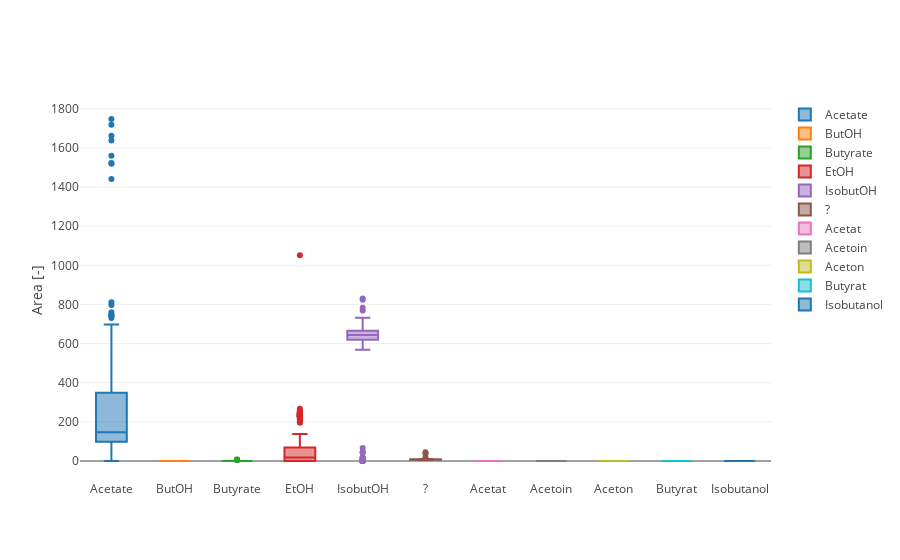

Notebook source saved alongside this figure:
### Code cell
py.iplot(boxplot_from_df(newPeaks, "Area", seriesCol="Compound Name"))

### Figure 1 — Plotly figure (JSON) as saved in the notebook; plotly's stock layout.template omitted (floating-point values rounded to 4 significant figures; data arrays with more than 128 entries replaced by an {"elided": "..."} marker saying what was removed)
{"data": [{"name": "Acetate", "type": "box", "uid": "36ea5b19-9dae-4264-8106-8ffa09e9ae1a", "y": {"elided": "260 float values"}}, {"name": "ButOH", "type": "box", "uid": "cf6262b5-dbdd-40ba-b5ed-caf37e5b8fc0", "y": {"elided": "263 int values"}}, {"name": "Butyrate", "type": "box", "uid": "7e77805c-573c-463b-ba47-ead72ef95424", "y": {"elided": "260 float values"}}, {"name": "EtOH", "type": "box", "uid": "768b0f04-121e-4278-bc7e-e8ccf7017a9e", "y": {"elided": "263 float values"}}, {"name": "IsobutOH", "type": "box", "uid": "7cf64cfa-7e65-45eb-9aa3-6cd02d650a4c", "y": {"elided": "260 float values"}}, {"name": "?", "type": "box", "uid": "3cad1362-569b-4047-9a41-18e912ae8abd", "y": [5.114, 5.13, 7.128, 45.06, 6.558, 5.434, 10.44, 6.888, 8.29, 8.229, 7.492, 7.428, 5.836, 6.014, 16.24, 5.844, 35.96]}, {"name": "Acetat", "type": "box", "uid": "63fed2d2-087e-4eff-8af9-1190b35fd9b3", "y": [0, 0, 0]}, {"name": "Acetoin", "type": "box", "uid": "2aa00e01-4890-414c-ae38-e4cdfce50247", "y": [0, 0, 0]}, {"name": "Aceton", "type": "box", "uid": "ec7a3a71-043a-4c33-8dca-d2bbc2f41fbf", "y": [0, 0, 0]}, {"name": "Butyrat", "type": "box", "uid": "c3500712-4d67-44e6-89df-9e673b2f0f2c", "y": [0, 0, 0]}, {"name": "Isobutanol", "type": "box", "uid": "e8ee1495-01c8-43fc-8abd-33d100b06e01", "y": [0, 0, 0]}], "layout": {"yaxis": {"title": {"text": "Area [-]"}}}}
